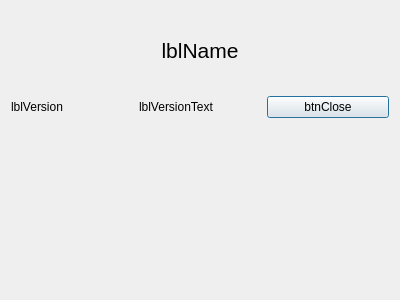
<?xml version="1.0" encoding="UTF-8"?>
<ui version="4.0">
 <class>AboutDialog</class>
 <widget class="QDialog" name="AboutDialog">
  <property name="geometry">
   <rect>
    <x>0</x>
    <y>0</y>
    <width>400</width>
    <height>300</height>
   </rect>
  </property>
  <property name="sizePolicy">
   <sizepolicy hsizetype="Fixed" vsizetype="Fixed">
    <horstretch>0</horstretch>
    <verstretch>0</verstretch>
   </sizepolicy>
  </property>
  <property name="windowTitle">
   <string>Dialog</string>
  </property>
  <property name="modal">
   <bool>true</bool>
  </property>
  <layout class="QGridLayout" name="gridLayout">
   <item row="1" column="1">
    <widget class="QLabel" name="lblName">
     <property name="font">
      <font>
       <pointsize>16</pointsize>
      </font>
     </property>
     <property name="text">
      <string>lblName</string>
     </property>
     <property name="alignment">
      <set>Qt::AlignCenter</set>
     </property>
    </widget>
   </item>
   <item row="2" column="0">
    <widget class="QLabel" name="lblVersion">
     <property name="text">
      <string>lblVersion</string>
     </property>
    </widget>
   </item>
   <item row="2" column="1">
    <widget class="QLabel" name="lblVersionText">
     <property name="text">
      <string>lblVersionText</string>
     </property>
    </widget>
   </item>
   <item row="2" column="2">
    <widget class="QPushButton" name="btnClose">
     <property name="text">
      <string>btnClose</string>
     </property>
    </widget>
   </item>
   <item row="4" column="1">
    <widget class="QWidget" name="widget" native="true"/>
   </item>
   <item row="3" column="1">
    <widget class="QWidget" name="widget_2" native="true"/>
   </item>
  </layout>
 </widget>
 <resources/>
 <connections/>
</ui>
